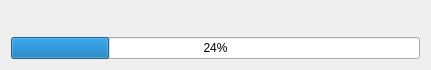
<?xml version="1.0" encoding="UTF-8"?>
<ui version="4.0">
 <class>MainWindow</class>
 <widget class="QMainWindow" name="MainWindow">
  <property name="geometry">
   <rect>
    <x>0</x>
    <y>0</y>
    <width>431</width>
    <height>70</height>
   </rect>
  </property>
  <property name="windowTitle">
   <string>Автоматический сбор информации</string>
  </property>
  <property name="windowIcon">
   <iconset resource="res.qrc">
    <normaloff>:/res/1/folders_explorer.png</normaloff>:/res/1/folders_explorer.png</iconset>
  </property>
  <widget class="QWidget" name="centralWidget">
   <layout class="QGridLayout" name="gridLayout_2">
    <item row="0" column="0">
     <layout class="QGridLayout" name="gridLayout">
      <item row="0" column="0">
       <widget class="QLabel" name="lb_vip">
        <property name="text">
         <string/>
        </property>
       </widget>
      </item>
      <item row="1" column="0">
       <widget class="QProgressBar" name="pb_vip">
        <property name="value">
         <number>24</number>
        </property>
       </widget>
      </item>
     </layout>
    </item>
   </layout>
  </widget>
 </widget>
 <layoutdefault spacing="6" margin="11"/>
 <resources>
  <include location="res.qrc"/>
 </resources>
 <connections/>
</ui>
